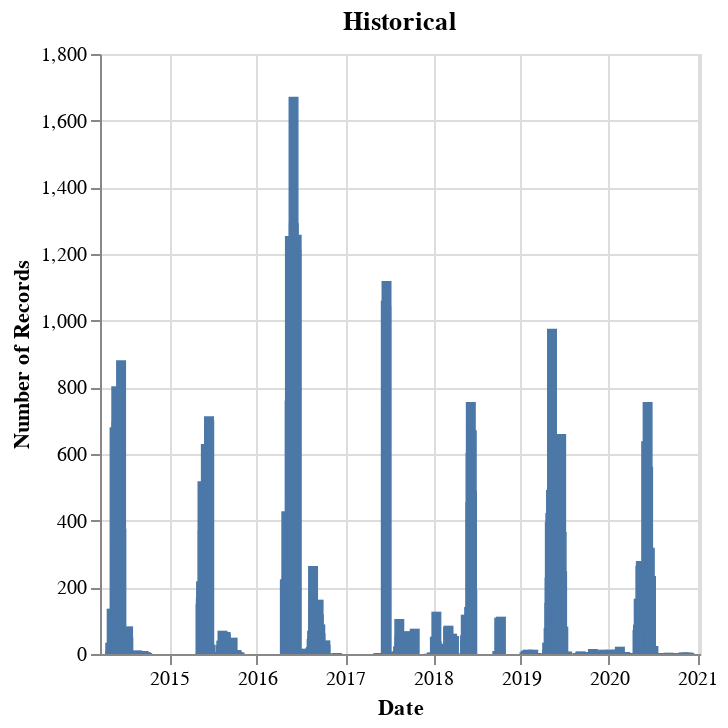

The notebook cell this image was saved under:
### Code cell
eda = alt.Chart(historic).mark_bar().encode(
        x=alt.X('date:T', title='Date'), 
        y=alt.Y('count()', title='Number of Records'),  
    ).properties(
        title=f'Historical'
    )
    
eda

### Figure 1 — Vega specification as saved in the notebook (floating-point values rounded to 4 significant figures; data arrays with more than 128 entries replaced by an {"elided": "..."} marker saying what was removed)
{"$schema": "https://vega.github.io/schema/vega/v5.json", "data": [{"name": "source_0", "values": {"elided": "425 records"}, "transform": [{"type": "formula", "expr": "toDate(datum['date'])", "as": "date"}]}, {"name": "source_0_y_domain___count", "values": [{"min": 1, "max": 1672}]}], "marks": [{"type": "rect", "name": "marks", "from": {"data": "source_0"}, "encode": {"update": {"y2": {"value": 0, "scale": "y"}, "xc": {"field": "date", "scale": "x"}, "fill": {"value": "#4c78a8"}, "y": {"field": "__count", "scale": "y"}, "width": {"value": 5}}}, "style": ["bar"]}], "scales": [{"name": "x", "type": "time", "domain": {"data": "source_0", "field": "date"}, "range": [0, {"signal": "width"}], "padding": 5}, {"name": "y", "type": "linear", "domain": [{"signal": "(data(\"source_0_y_domain___count\")[0] || {}).min"}, {"signal": "(data(\"source_0_y_domain___count\")[0] || {}).max"}], "range": [{"signal": "height"}, 0], "nice": true, "zero": true}], "axes": [{"scale": "x", "aria": false, "tickCount": {"signal": "ceil(width/40)"}, "orient": "bottom", "minExtent": 0, "maxExtent": 0, "zindex": 0, "labels": false, "grid": true, "gridScale": "y", "domain": false, "ticks": false}, {"scale": "y", "gridScale": "x", "orient": "left", "aria": false, "domain": false, "minExtent": 0, "ticks": false, "labels": false, "tickCount": {"signal": "ceil(height/40)"}, "zindex": 0, "maxExtent": 0, "grid": true}, {"scale": "x", "labelOverlap": true, "orient": "bottom", "tickCount": {"signal": "ceil(width/40)"}, "zindex": 0, "grid": false, "title": "Date", "labelFlush": true}, {"scale": "y", "zindex": 0, "labelOverlap": true, "grid": false, "orient": "left", "title": "Number of Records", "tickCount": {"signal": "ceil(height/40)"}}], "title": {"text": "Historical", "frame": "group"}, "width": 300, "style": "cell", "padding": 5, "height": 300, "background": "white"}
